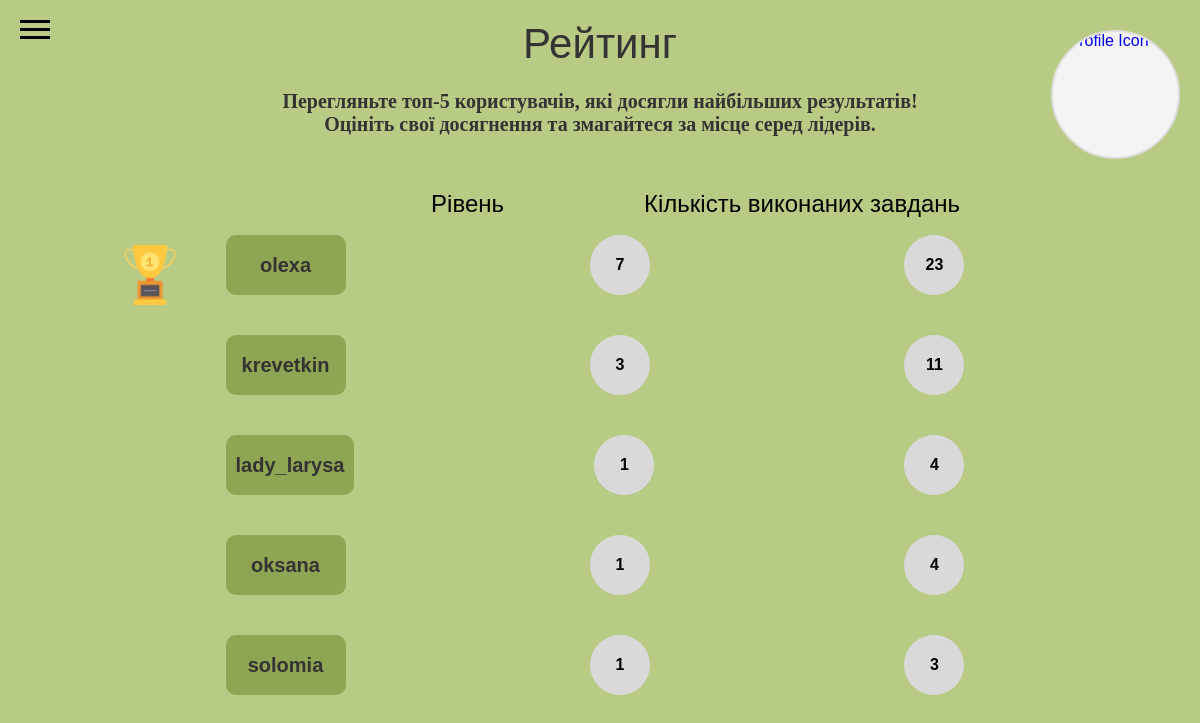
/settings/statistics/, run on an earlier commit of the app's database.
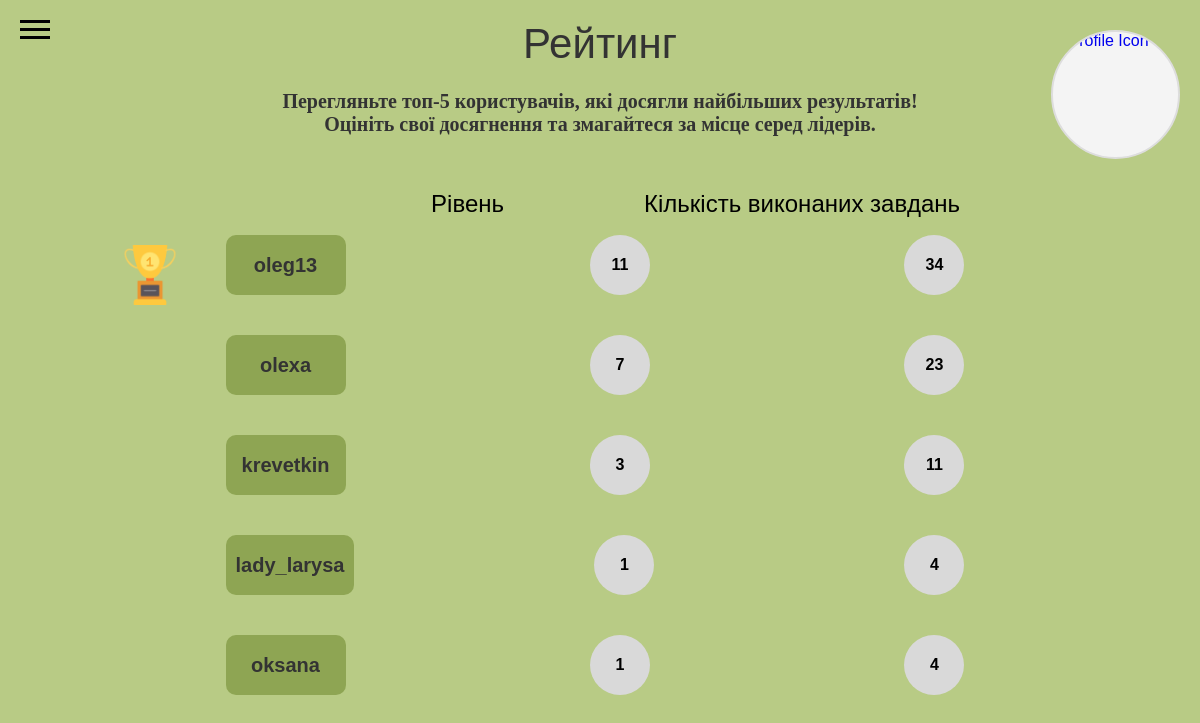
And on a later commit of the database.
### profiles/models.py (models this page shows)
class Profile(models.Model):
    user = models.OneToOneField(User, on_delete=models.CASCADE)
    avatar = models.ImageField(upload_to='avatars/', default='avatars/default.png')
    level = models.IntegerField(default=0)
    points_balance = models.IntegerField(default=0)
    completed_tasks_count = models.IntegerField(default=0)

### profiles/views.py (the view)
# urls.py: path('statistics/', views.leaderboard_and_statistics_view, name='statistics'),
def leaderboard_and_statistics_view(request):
    top_users = Profile.objects.filter(level__isnull=False).order_by('-level')[:5]
    completed_tasks = 150
    return render(request, 'statistics/index.html', {
        'top_users': top_users,
        'completed_tasks': completed_tasks,
    })

### templates/statistics/index.html (shortened to what this page needs)
<!DOCTYPE html>
<html lang="uk">
<head>
    {% load static %}
    <link rel="stylesheet" href="{% static 'statistics/css/index.css' %}">
    <link rel="stylesheet" href="{% static 'sidebar.css' %}">
    <link rel="stylesheet" href="{% static 'profile_btn.css' %}">
</head>
<body>
    {% include 'sidebar.html' %}
    {% include 'profile_btn.html' %}
    <h1 class="leaderboard-text">Рейтинг</h1>
    <img src="{% static 'images/winphoto.png' %}" alt="Win Photo" id="cup">
    <div class="description">
        Перегляньте топ-5 користувачів, які досягли найбільших результатів!<br>
        Оцініть свої досягнення та змагайтеся за місце серед лідерів.
    </div>
    <div class="leaderboard">
        {% if top_users %}
            {% for user in top_users %}
                <div class="leaderboard-item">
                    <p class="leaderboard-username">{{ user.user.username }}</p>
                    <div class="level-circle">{{ user.level }}</div>
                    <div class="points-circle">{{ user.completed_tasks_count }}</div>
                </div>
            {% endfor %}
        {% else %}
            <div class="leaderboard-item">
                <p>Немає доступних користувачів.</p>
            </div>
        {% endif %}
    </div>
    <div class="text-container">
        <div class="text-item">
            <span>Рівень</span>
        </div>
        <div class="text-item">
            <span>Кількість виконаних завдань</span>
        </div>
    </div>
</body>
</html>

What changed in the data, as far as the page shows it:
no longer on this page (row unchanged): Profile: user.username "solomia", level "1", completed_tasks_count "3"
added Profile: user.username "oleg13", level "11", completed_tasks_count "34"
